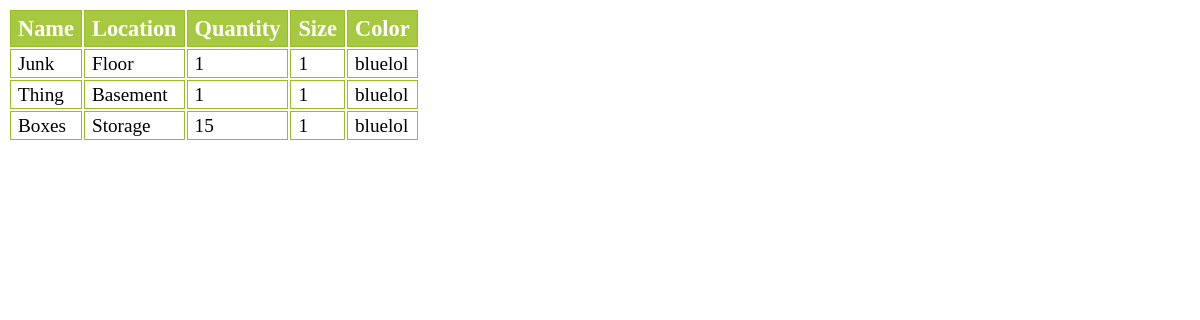
Page /catalog/ on the committed database.
### catalog/models.py (models this page shows, shortened)
class Item(models.Model):
    item_name = models.CharField(max_length=50)
    item_location = models.CharField(max_length=50)
    item_quantity = models.IntegerField(default=1)
    item_size = models.IntegerField(default=1)
    item_color = models.CharField(max_length=50, default='bluelol')
    entered_date = models.DateTimeField(default=datetime.now)

### catalog/views.py (the view)
def index(request):
    item_list = Item.objects.all()
    context = {'item_list': item_list}
    return render(request, 'catalog/index.html', context)

### catalog/templates/catalog/index.html
{% load staticfiles %}
<link rel="stylesheet" type="text/css" href="{% static 'catalog/style.css' %}" />
{% if item_list %}
    <table>
      <tr>
        <th>Name</th>
        <th>Location</th>
        <th>Quantity</th>
		<th>Size</th>
		<th>Color</th>
      </tr>
    {% for item in item_list %}
      <tr>
        <td>{{ item.item_name }}</td>
        <td>{{ item.item_location }}</td>
        <td>{{ item.item_quantity }}</td>
        <td>{{ item.item_size }}</td>
        <td>{{ item.item_color }}</td>
      </tr>
    {% endfor %}
    </table>
{% else %}
    <p>You have no stuff.</p>
{% endif %}

### catalog/static/catalog/style.css (style rules this page uses)
td, th { font-size:1.2em; border:1px solid #98bf21; padding:3px 7px 2px 7px; }
th { font-size:1.4em; text-align:left; padding-top:5px; padding-bottom:4px; background-color:#A7C942; color:#fff; }

### rows in the picture
Item: item_name "Junk", item_location "Floor", item_quantity "1", item_size "1", item_color "bluelol"
Item: item_name "Thing", item_location "Basement", item_quantity "1", item_size "1", item_color "bluelol"
Item: item_name "Boxes", item_location "Storage", item_quantity "15", item_size "1", item_color "bluelol"
